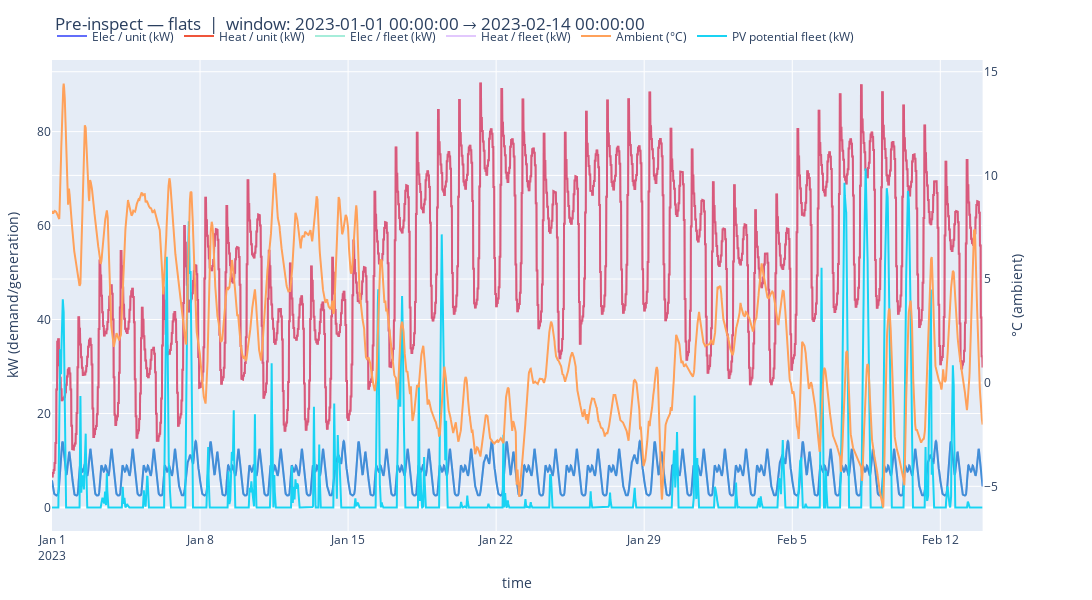

Write notebook code for a chart like this one.
### Code cell
#



#
elec_household = df_elec["household"]
heat_sfh       = df_heat["single_family_house"]
heat_mfh       = df_heat["multi_family_house"]

# ----- reasonable (editable) annual energy assumptions -----
# per HOME (kWh/year)

ELEC_PER_FLAT     = 3300
HEAT_PER_FLAT     = 12000
FLATS_PER_BUILDING = 20  # change to your stock → affects “per building” totals



# convert to "per unit" **building** totals where a unit = one building
ELEC_PER_FLATS_BUILDING = ELEC_PER_FLAT * FLATS_PER_BUILDING
HEAT_PER_FLATS_BUILDING = HEAT_PER_FLAT * FLATS_PER_BUILDING

# ----- subjects -----
flats = Consumer(
    name="flats",
    n_units=1,  # 1 building
    annual_elec_kWh_per_unit=ELEC_PER_FLATS_BUILDING,
    annual_heat_kWh_per_unit=HEAT_PER_FLATS_BUILDING,
    nominal_elec_profile=df_elec["household"],
    heating_profile=df_heat["single_family_house"],

    # PV
    pv_kWp_per_unit=100.0,   #NOMINAL
    pv_performance_ratio=0.85,
    # Heat pump (HVAC)
    hvac_max_elec_kW_per_unit=1.0, #NOMINAL
    # Resistive heater
    eheater_max_kW_per_unit=1.0, #NOMINAL
    # Gas boiler
    gas_boiler_max_kW_per_unit=1.0, #NOMINAL
    gas_boiler_efficiency=0.90,
    # Micro-CHP (optional; heat-led)
    chp_elec_cap_kW_per_unit=1.0, #NOMINAL
    chp_eta_elec=0.30,
    chp_eta_heat=0.50,
    # Battery (optional)
    battery_capacity_kWh         = 10.0, #NOMINAL
    initial_battery_soc_percent  = 0.9,   # fraction of capacity (0..1)
    battery_discharge_percent     = 0.25,    # max charge/discharge power per hour as % of capacity
    battery_min_soc_percent       = 0.10,
    battery_max_soc_percent       = 0.90,
    )

# After you build the subject
sfh = flats  # e.g., from your earlier setup
sfh.pre_inspect(df_external_data["2021":"2023"], start="2023-01-01", end="2023-02-14",return_fig=False)

### Figure 1 — Plotly figure (JSON) as saved in the notebook; plotly's stock layout.template omitted (floating-point values rounded to 4 significant figures; data arrays with more than 128 entries replaced by an {"elided": "..."} marker saying what was removed)
{"data": [{"name": "Elec / unit (kW)", "type": "scatter", "x": {"elided": "4225 str values"}, "y": {"elided": "4225 float values"}}, {"name": "Heat / unit (kW)", "type": "scatter", "x": {"elided": "4225 str values"}, "y": {"elided": "4225 float values"}}, {"name": "Elec / fleet (kW)", "opacity": 0.35, "type": "scatter", "x": {"elided": "4225 str values"}, "y": {"elided": "4225 float values"}}, {"name": "Heat / fleet (kW)", "opacity": 0.35, "type": "scatter", "x": {"elided": "4225 str values"}, "y": {"elided": "4225 float values"}}, {"name": "Ambient (°C)", "type": "scatter", "x": {"elided": "4225 str values"}, "xaxis": "x", "y": {"elided": "4225 float values"}, "yaxis": "y2"}, {"name": "PV potential fleet (kW)", "type": "scatter", "x": {"elided": "4225 str values"}, "y": {"elided": "4225 float values"}}], "layout": {"height": 600, "hovermode": "x unified", "legend": {"orientation": "h", "x": 0, "xanchor": "left", "y": 1.02, "yanchor": "bottom"}, "margin": {"b": 40, "l": 50, "r": 50, "t": 60}, "title": {"text": "Pre-inspect — flats  |  window: 2023-01-01 00:00:00 → 2023-02-14 00:00:00"}, "width": 1100, "xaxis": {"anchor": "y", "domain": [0, 0.94], "title": {"text": "time"}}, "yaxis": {"anchor": "x", "domain": [0, 1], "title": {"text": "kW (demand/generation)"}}, "yaxis2": {"anchor": "x", "overlaying": "y", "side": "right", "title": {"text": "°C (ambient)"}}}}
